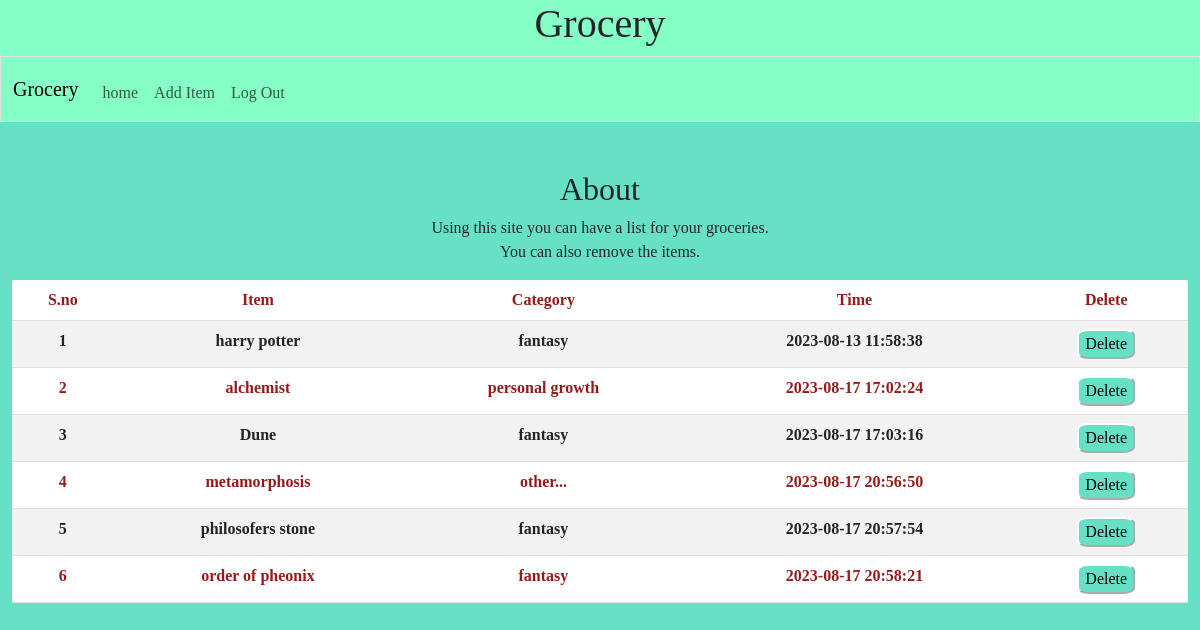
/ (signed in), run on the app's committed database.
### tables this page shows
CREATE TABLE 'items' ('id' INTEGER PRIMARY KEY NOT NULL, 'user_id' TEXT, 'name' TEXT, 'author' TEXT,'category' TEXT, 'time'  TEXT DEFAULT CURRENT_TIMESTAMP  );

### app.py (the view)
@app.route('/')
@login_required
def index():
    items = db.execute("SELECT * FROM items WHERE user_id= ?", session["user_id"])
    return render_template("index.html", items=items)

### app.py (called while the page is built)
@app.after_request
def after_request(response):
    response.headers["Cache-Control"] = "no-cache, no-store, must-revalidate"
    response.headers["Expires"] = 0
    response.headers["Pragma"] = "no-cache"
    return response

### helpers.py (called while the page is built)
def login_required(f):
    @wraps(f)
    def decorated_function(*args, **kwargs):
        if session.get("user_id") is None:
            return redirect("/login")
        return f(*args, **kwargs)
    return decorated_function

### templates/index.html (shortened to what this page needs)
{% extends "layout.html" %}
{% block main %}
<div>
    <h2>About</h2>
    <p>Using this site you can have a list for your groceries.
        <br>
        You can also remove the items.
    </p>
</div>
<table class="table table-striped">
    <thead>
        <tr>
            <th>S.no</th>
            <th>Item</th>
            <th>Category</th>
            <th>Time</th>
            <th>Delete</th>
        </tr>
    </thead>
    <tbody>
        {% for item in items %}
        <tr>
            <th>{{loop.index}} </th>
            <th>{{ item.name }}</th>
            <th>{{ item.category }} </th>
            <th>{{ item.time }} </th>
            <th><button class="deleteBtn" name="{{item.id}}" data-id={{item.id}}>Delete</button> </th>
        </tr>
        {% endfor %}
    </tbody>
</table>
{% endblock %}

### templates/layout.html (shortened to what this page needs)
<!DOCTYPE html>
<html lang="en">
    <head>
        <link href="https://cdn.jsdelivr.net/npm/bootstrap@5.3.0/dist/css/bootstrap.min.css" rel="stylesheet"
>
            <link href="/static/styles.css" rel="stylesheet">
    </head>
    <body>
        <div class="head">
            <div class="title">
                <h1>Grocery</h1>
            </div>
            <nav class=" border navbar navbar-expand-md navbar-light">
                <div class="container-fluid">
                    <a class="navbar-brand" href="/"><span class="logo">Grocery</span></a>
                    <div class="collapse navbar-collapse" id="navbar">
                        {% if session["user_id"] %}
                        <ul class="navbar-nav me-auto mt-2">
                            <li class="nav-item"><a class="nav-link" href="/">home</a></li>
                            <li class="nav-item"><a class="nav-link" href="/add">Add Item</a></li>
                            <li class="nav-item"><a class="nav-link" href="/logout">Log Out</a></li>
                        </ul>
                        {% else %}
                        <ul class="navbar-nav me-auto mt-2">
                            <li class="nav-item"><a class="nav-link" href="/">Login</a></li>
                            <li class="nav-item"><a class="nav-link" href="/register">Register</a></li>
                        </ul>
                        {% endif %}
                    </div>
                </div>
            </nav>
        </div>
        <main class="container-fluid py-5 text-center">
            {% block main %}{% endblock %}
        </main>
    </body>
</html>

### static/styles.css (style rules this page uses)
body { background: #66e1c6; padding: 0px; font-family: 'Times New Roman', Times, serif }
.head { background: #86ffc7; }
.table { --bs-table-color-type: #951b1b; }
main { display:flex; flex-direction : column; }
.title { display: flex; justify-content: center; width: 100% }
.title h1 { font-family: cursive; }
.deleteBtn { border-radius : 20%; border-color: white; background-color : #66e1c6; }

### data on the page
items: name "harry potter", category "fantasy", time "2023-08-13 11:58:38"
items: name "alchemist", category "personal growth", time "2023-08-17 17:02:24"
items: name "Dune", category "fantasy", time "2023-08-17 17:03:16"
items: name "metamorphosis", category "other...", time "2023-08-17 20:56:50"
items: name "philosofers stone", category "fantasy", time "2023-08-17 20:57:54"
items: name "order of pheonix", category "fantasy", time "2023-08-17 20:58:21"
